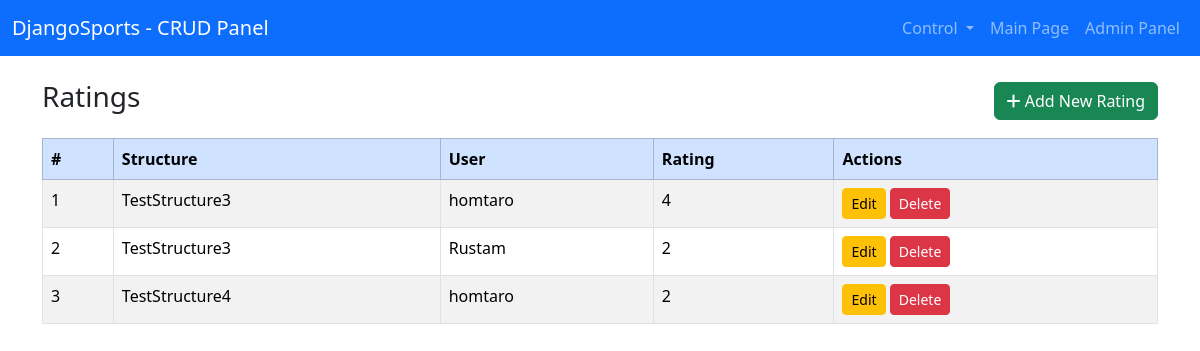
The page /ratings/ (signed in) on the database as committed earlier.
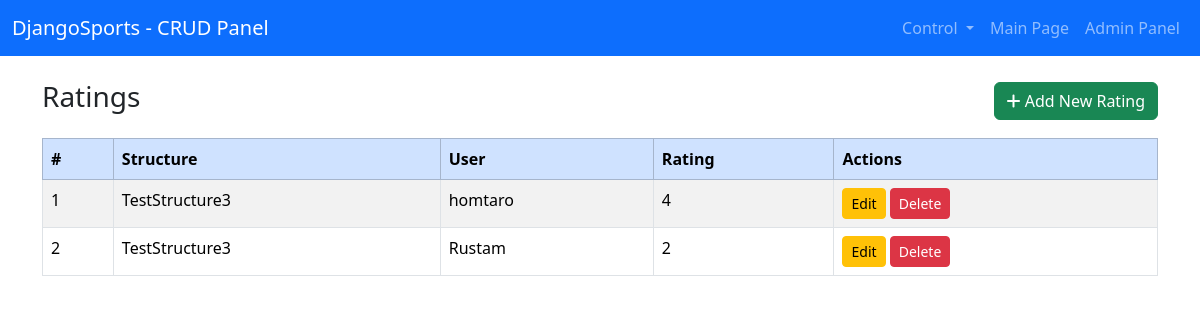
The same page on the database as committed later.
### djangoSportApp/models.py (models this page shows, shortened)
class Rating(models.Model):
    sport_structure = models.ForeignKey(SportStructure, on_delete=models.CASCADE, related_name='ratings')
    user = models.ForeignKey('auth.User', on_delete=models.CASCADE)
    rating = models.PositiveSmallIntegerField()
    created_at = models.DateTimeField(auto_now_add=True)
    class Meta:
        constraints = [
            models.CheckConstraint(check=models.Q(rating__gte=1) & models.Q(rating__lte=5), name='rating_range')
        ]
        unique_together = ('sport_structure', 'user')  # One rating per user per structure

class SportStructure(models.Model):
    name = models.CharField(max_length=255)
    description = models.TextField()
    rating = models.FloatField(default=0)  # Average rating (updated separately)
    category = models.ForeignKey('Category', on_delete=models.SET_NULL, null=True, related_name='structures')
    address = models.CharField(max_length=255)
    tags = models.ManyToManyField('Tag', related_name='structures')
    def __str__(self):
        return self.name

### djangoSportApp/views.py (the view)
# urls.py: path('ratings/', views.rating_list, name='ratings_list'),
@permission_required('djangoSportApp.view_rating', raise_exception=True)
def rating_list(request):
    ratings = Rating.objects.all()
    ratings = ratings.order_by('sport_structure__name')
    return render(request, 'crud/rating_list.html', {'ratings': ratings})

### templates/crud/rating_list.html (shortened to what this page needs)
{% extends 'crud/crud-base.html' %}
{% block crud_content %}
        <div class="d-flex justify-content-between align-items-center mb-3">
            <h3>Ratings</h3>
            <a href="{% url 'ratings_create' %}" class="btn btn-success"><i class="fas fa-plus"></i> Add New Rating</a>
        </div>
        <table class="table table-striped table-bordered">
            <thead class="table-primary">
            <tr>
                <th>#</th>
                <th>Structure</th>
                <th>User</th>
                <th>Rating</th>
                <th>Actions</th>
            </tr>
            </thead>
            <tbody>
            {% for rating in ratings %}
                <tr>
                    <td>{{ forloop.counter }}</td>
                    <td>{{ rating.sport_structure }}</td>
                    <td>{{ rating.user }}</td>
                    <td>{{ rating.rating }}</td>
                    <td>
                        <a href="{% url 'ratings_update' rating.id %}" class="btn btn-warning btn-sm">Edit</a>
                        <a href="{% url 'ratings_delete' rating.id %}" class="btn btn-danger btn-sm">Delete</a>
                    </td>
                </tr>
            {% endfor %}
            </tbody>
        </table>
{% endblock %}

Rows that differ between the two databases and show on the page:
removed Rating: sport_structure "TestStructure4", user "homtaro", rating "2"
